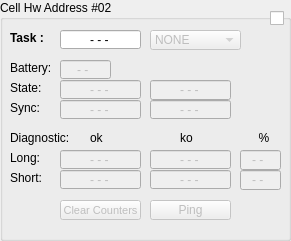
       <widget class="QGroupBox" name="groupCell_2">
        <property name="enabled">
         <bool>true</bool>
        </property>
        <property name="geometry">
         <rect>
          <x>310</x>
          <y>10</y>
          <width>291</width>
          <height>241</height>
         </rect>
        </property>
        <property name="title">
         <string>Cell Hw Address #02</string>
        </property>
        <widget class="QLabel" name="label_88">
         <property name="geometry">
          <rect>
           <x>10</x>
           <y>60</y>
           <width>40</width>
           <height>16</height>
          </rect>
         </property>
         <property name="text">
          <string>Battery:</string>
         </property>
        </widget>
        <widget class="QLineEdit" name="lineCellBattery_2">
         <property name="enabled">
          <bool>false</bool>
         </property>
         <property name="geometry">
          <rect>
           <x>60</x>
           <y>60</y>
           <width>51</width>
           <height>19</height>
          </rect>
         </property>
         <property name="layoutDirection">
          <enum>Qt::LeftToRight</enum>
         </property>
         <property name="text">
          <string>- - </string>
         </property>
         <property name="alignment">
          <set>Qt::AlignCenter</set>
         </property>
         <property name="readOnly">
          <bool>true</bool>
         </property>
        </widget>
        <widget class="QComboBox" name="comboCellTask_2">
         <property name="enabled">
          <bool>false</bool>
         </property>
         <property name="geometry">
          <rect>
           <x>150</x>
           <y>30</y>
           <width>91</width>
           <height>20</height>
          </rect>
         </property>
         <property name="sizePolicy">
          <sizepolicy hsizetype="Fixed" vsizetype="Fixed">
           <horstretch>0</horstretch>
           <verstretch>0</verstretch>
          </sizepolicy>
         </property>
         <item>
          <property name="text">
           <string>NONE</string>
          </property>
         </item>
         <item>
          <property name="text">
           <string>START</string>
          </property>
         </item>
         <item>
          <property name="text">
           <string>SPLIT #1</string>
          </property>
         </item>
         <item>
          <property name="text">
           <string>SPLIT #2</string>
          </property>
         </item>
         <item>
          <property name="text">
           <string>SPLIT #3</string>
          </property>
         </item>
         <item>
          <property name="text">
           <string>SPLIT #4</string>
          </property>
         </item>
         <item>
          <property name="text">
           <string>FINISH</string>
          </property>
         </item>
        </widget>
        <widget class="QLineEdit" name="lineCellTask_2">
         <property name="enabled">
          <bool>true</bool>
         </property>
         <property name="geometry">
          <rect>
           <x>60</x>
           <y>30</y>
           <width>81</width>
           <height>19</height>
          </rect>
         </property>
         <property name="layoutDirection">
          <enum>Qt::LeftToRight</enum>
         </property>
         <property name="autoFillBackground">
          <bool>false</bool>
         </property>
         <property name="styleSheet">
          <string notr="true"/>
         </property>
         <property name="text">
          <string>- - -</string>
         </property>
         <property name="alignment">
          <set>Qt::AlignCenter</set>
         </property>
         <property name="readOnly">
          <bool>true</bool>
         </property>
        </widget>
        <widget class="QLabel" name="label_89">
         <property name="geometry">
          <rect>
           <x>10</x>
           <y>30</y>
           <width>35</width>
           <height>16</height>
          </rect>
         </property>
         <property name="font">
          <font>
           <pointsize>9</pointsize>
           <weight>75</weight>
           <bold>true</bold>
          </font>
         </property>
         <property name="text">
          <string>Task :</string>
         </property>
        </widget>
        <widget class="QLabel" name="label_91">
         <property name="geometry">
          <rect>
           <x>10</x>
           <y>150</y>
           <width>48</width>
           <height>16</height>
          </rect>
         </property>
         <property name="text">
          <string>Long:</string>
         </property>
        </widget>
        <widget class="QLineEdit" name="lineCellDiagLongOk_2">
         <property name="enabled">
          <bool>false</bool>
         </property>
         <property name="geometry">
          <rect>
           <x>60</x>
           <y>150</y>
           <width>81</width>
           <height>19</height>
          </rect>
         </property>
         <property name="sizePolicy">
          <sizepolicy hsizetype="Fixed" vsizetype="Fixed">
           <horstretch>0</horstretch>
           <verstretch>0</verstretch>
          </sizepolicy>
         </property>
         <property name="layoutDirection">
          <enum>Qt::LeftToRight</enum>
         </property>
         <property name="text">
          <string>- - -</string>
         </property>
         <property name="alignment">
          <set>Qt::AlignCenter</set>
         </property>
         <property name="readOnly">
          <bool>true</bool>
         </property>
        </widget>
        <widget class="QLineEdit" name="lineCellDiagLongKo_2">
         <property name="enabled">
          <bool>false</bool>
         </property>
         <property name="geometry">
          <rect>
           <x>150</x>
           <y>150</y>
           <width>81</width>
           <height>19</height>
          </rect>
         </property>
         <property name="sizePolicy">
          <sizepolicy hsizetype="Fixed" vsizetype="Fixed">
           <horstretch>0</horstretch>
           <verstretch>0</verstretch>
          </sizepolicy>
         </property>
         <property name="layoutDirection">
          <enum>Qt::LeftToRight</enum>
         </property>
         <property name="text">
          <string>- - -</string>
         </property>
         <property name="alignment">
          <set>Qt::AlignCenter</set>
         </property>
         <property name="readOnly">
          <bool>true</bool>
         </property>
        </widget>
        <widget class="QCheckBox" name="checkCell_2">
         <property name="enabled">
          <bool>true</bool>
         </property>
         <property name="geometry">
          <rect>
           <x>270</x>
           <y>10</y>
           <width>16</width>
           <height>16</height>
          </rect>
         </property>
         <property name="layoutDirection">
          <enum>Qt::LeftToRight</enum>
         </property>
         <property name="text">
          <string/>
         </property>
        </widget>
        <widget class="QPushButton" name="pushCellPing_2">
         <property name="enabled">
          <bool>false</bool>
         </property>
         <property name="geometry">
          <rect>
           <x>150</x>
           <y>200</y>
           <width>81</width>
           <height>20</height>
          </rect>
         </property>
         <property name="sizePolicy">
          <sizepolicy hsizetype="Fixed" vsizetype="Fixed">
           <horstretch>0</horstretch>
           <verstretch>0</verstretch>
          </sizepolicy>
         </property>
         <property name="layoutDirection">
          <enum>Qt::RightToLeft</enum>
         </property>
         <property name="text">
          <string>Ping</string>
         </property>
        </widget>
        <widget class="QLineEdit" name="lineCellDiagLongRatio_2">
         <property name="enabled">
          <bool>false</bool>
         </property>
         <property name="geometry">
          <rect>
           <x>240</x>
           <y>150</y>
           <width>41</width>
           <height>20</height>
          </rect>
         </property>
         <property name="sizePolicy">
          <sizepolicy hsizetype="Fixed" vsizetype="Fixed">
           <horstretch>0</horstretch>
           <verstretch>0</verstretch>
          </sizepolicy>
         </property>
         <property name="layoutDirection">
          <enum>Qt::LeftToRight</enum>
         </property>
         <property name="text">
          <string>- - </string>
         </property>
         <property name="alignment">
          <set>Qt::AlignCenter</set>
         </property>
         <property name="readOnly">
          <bool>true</bool>
         </property>
        </widget>
        <widget class="QPushButton" name="pushCellClearCounters_2">
         <property name="enabled">
          <bool>false</bool>
         </property>
         <property name="geometry">
          <rect>
           <x>60</x>
           <y>200</y>
           <width>81</width>
           <height>20</height>
          </rect>
         </property>
         <property name="sizePolicy">
          <sizepolicy hsizetype="Fixed" vsizetype="Fixed">
           <horstretch>0</horstretch>
           <verstretch>0</verstretch>
          </sizepolicy>
         </property>
         <property name="font">
          <font>
           <pointsize>8</pointsize>
          </font>
         </property>
         <property name="layoutDirection">
          <enum>Qt::RightToLeft</enum>
         </property>
         <property name="text">
          <string>Clear Counters</string>
         </property>
        </widget>
        <widget class="QLabel" name="label_92">
         <property name="geometry">
          <rect>
           <x>10</x>
           <y>100</y>
           <width>48</width>
           <height>16</height>
          </rect>
         </property>
         <property name="text">
          <string>Sync:</string>
         </property>
        </widget>
        <widget class="QLineEdit" name="lineCellSynchronizedOnce_2">
         <property name="enabled">
          <bool>false</bool>
         </property>
         <property name="geometry">
          <rect>
           <x>60</x>
           <y>100</y>
           <width>81</width>
           <height>19</height>
          </rect>
         </property>
         <property name="sizePolicy">
          <sizepolicy hsizetype="Fixed" vsizetype="Fixed">
           <horstretch>0</horstretch>
           <verstretch>0</verstretch>
          </sizepolicy>
         </property>
         <property name="layoutDirection">
          <enum>Qt::LeftToRight</enum>
         </property>
         <property name="text">
          <string>- - -</string>
         </property>
         <property name="alignment">
          <set>Qt::AlignCenter</set>
         </property>
         <property name="readOnly">
          <bool>true</bool>
         </property>
        </widget>
        <widget class="QLineEdit" name="lineCellSynchronized_2">
         <property name="enabled">
          <bool>false</bool>
         </property>
         <property name="geometry">
          <rect>
           <x>150</x>
           <y>100</y>
           <width>81</width>
           <height>19</height>
          </rect>
         </property>
         <property name="sizePolicy">
          <sizepolicy hsizetype="Fixed" vsizetype="Fixed">
           <horstretch>0</horstretch>
           <verstretch>0</verstretch>
          </sizepolicy>
         </property>
         <property name="layoutDirection">
          <enum>Qt::LeftToRight</enum>
         </property>
         <property name="text">
          <string>- - -</string>
         </property>
         <property name="alignment">
          <set>Qt::AlignCenter</set>
         </property>
         <property name="readOnly">
          <bool>true</bool>
         </property>
        </widget>
        <widget class="QLabel" name="label_93">
         <property name="geometry">
          <rect>
           <x>10</x>
           <y>80</y>
           <width>51</width>
           <height>16</height>
          </rect>
         </property>
         <property name="text">
          <string>State:</string>
         </property>
        </widget>
        <widget class="QLineEdit" name="lineCellIrSinal_2">
         <property name="enabled">
          <bool>false</bool>
         </property>
         <property name="geometry">
          <rect>
           <x>60</x>
           <y>80</y>
           <width>81</width>
           <height>19</height>
          </rect>
         </property>
         <property name="layoutDirection">
          <enum>Qt::LeftToRight</enum>
         </property>
         <property name="text">
          <string>- - -</string>
         </property>
         <property name="alignment">
          <set>Qt::AlignCenter</set>
         </property>
         <property name="readOnly">
          <bool>true</bool>
         </property>
        </widget>
        <widget class="QLineEdit" name="lineCellActive_2">
         <property name="enabled">
          <bool>false</bool>
         </property>
         <property name="geometry">
          <rect>
           <x>150</x>
           <y>80</y>
           <width>81</width>
           <height>20</height>
          </rect>
         </property>
         <property name="layoutDirection">
          <enum>Qt::LeftToRight</enum>
         </property>
         <property name="text">
          <string>- - -</string>
         </property>
         <property name="alignment">
          <set>Qt::AlignCenter</set>
         </property>
         <property name="readOnly">
          <bool>true</bool>
         </property>
        </widget>
        <widget class="QLabel" name="label_112">
         <property name="geometry">
          <rect>
           <x>240</x>
           <y>130</y>
           <width>48</width>
           <height>16</height>
          </rect>
         </property>
         <property name="text">
          <string>%</string>
         </property>
         <property name="alignment">
          <set>Qt::AlignCenter</set>
         </property>
        </widget>
        <widget class="QLabel" name="label_118">
         <property name="geometry">
          <rect>
           <x>10</x>
           <y>170</y>
           <width>48</width>
           <height>16</height>
          </rect>
         </property>
         <property name="text">
          <string>Short:</string>
         </property>
        </widget>
        <widget class="QLineEdit" name="lineCellDiagShortKo_2">
         <property name="enabled">
          <bool>false</bool>
         </property>
         <property name="geometry">
          <rect>
           <x>150</x>
           <y>170</y>
           <width>81</width>
           <height>19</height>
          </rect>
         </property>
         <property name="sizePolicy">
          <sizepolicy hsizetype="Fixed" vsizetype="Fixed">
           <horstretch>0</horstretch>
           <verstretch>0</verstretch>
          </sizepolicy>
         </property>
         <property name="layoutDirection">
          <enum>Qt::LeftToRight</enum>
         </property>
         <property name="text">
          <string>- - -</string>
         </property>
         <property name="alignment">
          <set>Qt::AlignCenter</set>
         </property>
         <property name="readOnly">
          <bool>true</bool>
         </property>
        </widget>
        <widget class="QLineEdit" name="lineCellDiagShortOk_2">
         <property name="enabled">
          <bool>false</bool>
         </property>
         <property name="geometry">
          <rect>
           <x>60</x>
           <y>170</y>
           <width>81</width>
           <height>19</height>
          </rect>
         </property>
         <property name="sizePolicy">
          <sizepolicy hsizetype="Fixed" vsizetype="Fixed">
           <horstretch>0</horstretch>
           <verstretch>0</verstretch>
          </sizepolicy>
         </property>
         <property name="layoutDirection">
          <enum>Qt::LeftToRight</enum>
         </property>
         <property name="text">
          <string>- - -</string>
         </property>
         <property name="alignment">
          <set>Qt::AlignCenter</set>
         </property>
         <property name="readOnly">
          <bool>true</bool>
         </property>
        </widget>
        <widget class="QLineEdit" name="lineCellDiagShortRatio_2">
         <property name="enabled">
          <bool>false</bool>
         </property>
         <property name="geometry">
          <rect>
           <x>240</x>
           <y>170</y>
           <width>41</width>
           <height>20</height>
          </rect>
         </property>
         <property name="sizePolicy">
          <sizepolicy hsizetype="Fixed" vsizetype="Fixed">
           <horstretch>0</horstretch>
           <verstretch>0</verstretch>
          </sizepolicy>
         </property>
         <property name="layoutDirection">
          <enum>Qt::LeftToRight</enum>
         </property>
         <property name="text">
          <string>- - </string>
         </property>
         <property name="alignment">
          <set>Qt::AlignCenter</set>
         </property>
         <property name="readOnly">
          <bool>true</bool>
         </property>
        </widget>
        <widget class="QLabel" name="label_94">
         <property name="geometry">
          <rect>
           <x>10</x>
           <y>130</y>
           <width>61</width>
           <height>16</height>
          </rect>
         </property>
         <property name="text">
          <string>Diagnostic:</string>
         </property>
        </widget>
        <widget class="QLabel" name="label_95">
         <property name="geometry">
          <rect>
           <x>90</x>
           <y>130</y>
           <width>31</width>
           <height>16</height>
          </rect>
         </property>
         <property name="text">
          <string>ok</string>
         </property>
        </widget>
        <widget class="QLabel" name="label_96">
         <property name="geometry">
          <rect>
           <x>180</x>
           <y>130</y>
           <width>31</width>
           <height>16</height>
          </rect>
         </property>
         <property name="text">
          <string>ko</string>
         </property>
        </widget>
       </widget>
